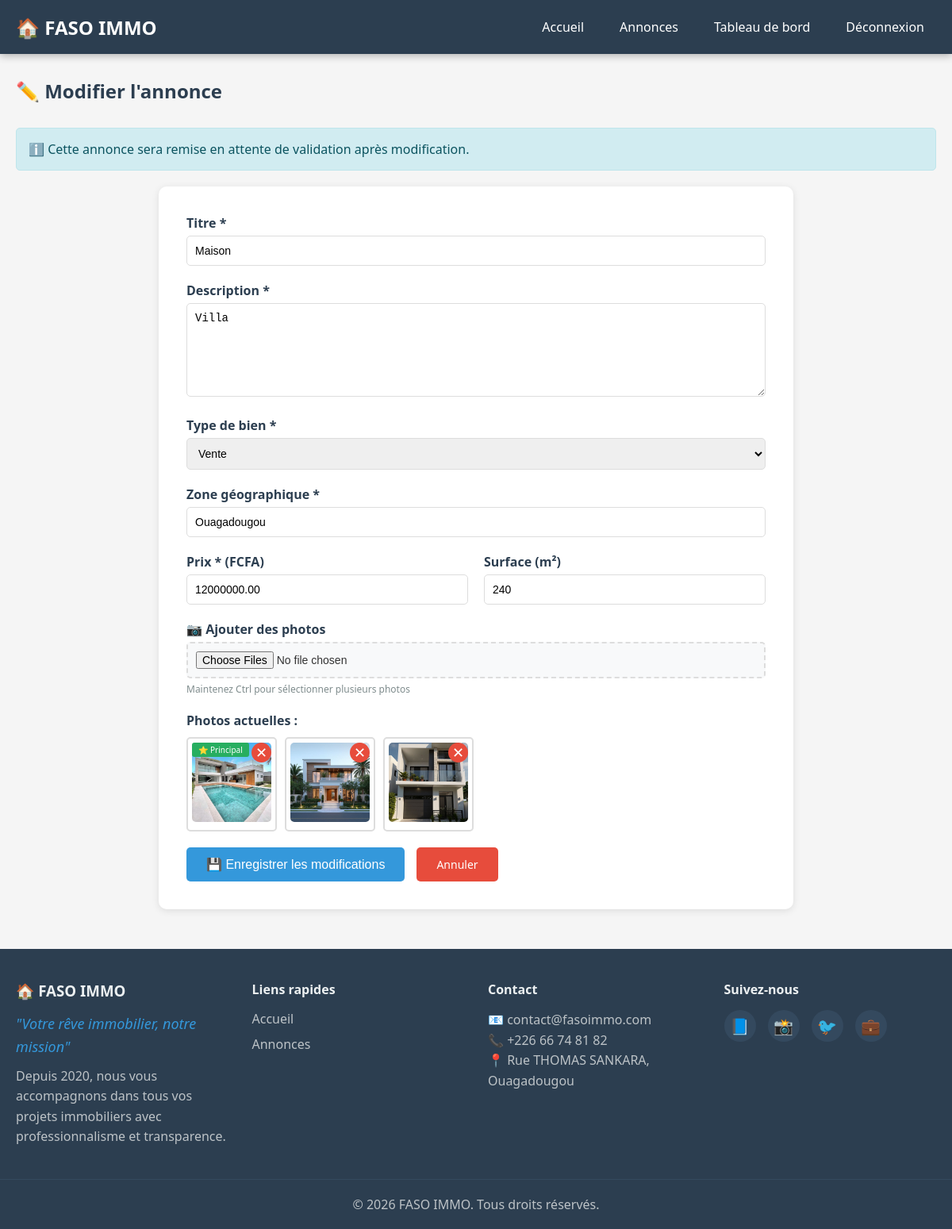
Page /immobilier/public/index.php?route=annonce_edit&id=11 (signed in) on the committed database.
### tables this page shows
CREATE TABLE IF NOT EXISTS `annonces` (
  `id` int(11) NOT NULL AUTO_INCREMENT,
  `bailleur_id` int(11) NOT NULL,
  `titre` varchar(255) NOT NULL,
  `description` text,
  `type_bien` enum('location','vente','bureau','espace_vide') NOT NULL,
  `zone_geographique` varchar(200) NOT NULL,
  `prix` decimal(15,2) NOT NULL,
  `surface` int(11) DEFAULT NULL,
  `statut` enum('attente','publie','retire') DEFAULT 'attente',
  `nb_vues` int(11) DEFAULT '0',
  `date_publication` datetime DEFAULT NULL,
  `created_at` timestamp NULL DEFAULT CURRENT_TIMESTAMP,
  `updated_at` timestamp NULL DEFAULT CURRENT_TIMESTAMP ON UPDATE CURRENT_TIMESTAMP,
  PRIMARY KEY (`id`),
  KEY `bailleur_id` (`bailleur_id`),
  KEY `idx_statut` (`statut`),
  KEY `idx_type_bien` (`type_bien`),
  KEY `idx_zone` (`zone_geographique`),
  KEY `idx_date_publication` (`date_publication`)
);

CREATE TABLE IF NOT EXISTS `photos_annonce` (
  `id` int(11) NOT NULL AUTO_INCREMENT,
  `annonce_id` int(11) NOT NULL,
  `photo_path` varchar(255) NOT NULL,
  `is_principal` tinyint(1) DEFAULT '0',
  `ordre` int(11) DEFAULT '0',
  `created_at` timestamp NULL DEFAULT CURRENT_TIMESTAMP,
  PRIMARY KEY (`id`),
  KEY `idx_annonce` (`annonce_id`),
  KEY `idx_principal` (`is_principal`)
);

### immobilier/app/Controllers/AnnonceController.php (called while the page is built, shortened)
<?php
class AnnonceController extends BaseController {
    private $annonceModel;
    private $photoModel;
    public function __construct() {
        $this->annonceModel = new Annonce();
        $this->photoModel = new Photo();
    }
    public function edit() {
        $id = (int)($_GET['id'] ?? 0);
        $annonce = $this->annonceModel->findById($id);
        $errors = [];
        $formData = [
            'titre' => $annonce['titre'],
            'description' => $annonce['description'],
            'type_bien' => $annonce['type_bien'],
            'zone' => $annonce['zone_geographique'],
            'prix' => $annonce['prix'],
            'surface' => $annonce['surface']
        ];
        $photos = $this->photoModel->getByAnnonce($id);
        $this->render('annonces/edit', [
            'formData' => $formData,
            'errors' => $errors,
            'annonce' => $annonce,
            'photos' => $photos
        ]);
    }
}

### immobilier/app/Config/Database.php (called while the page is built, shortened)
<?php
class Database {
    private static $instance = null;
    private $pdo;
    private function __construct() {
        try {
            $dsn = "mysql:host=" . DB_HOST . ";dbname=" . DB_NAME . ";charset=utf8mb4";
            $this->pdo = new PDO($dsn, DB_USER, DB_PASS);
            $this->pdo->setAttribute(PDO::ATTR_ERRMODE, PDO::ERRMODE_EXCEPTION);
            $this->pdo->setAttribute(PDO::ATTR_DEFAULT_FETCH_MODE, PDO::FETCH_ASSOC);
        } catch(PDOException $e) {
            die("Erreur de connexion à la base de données : " . $e->getMessage());
        }
    }
    public static function getInstance() {
        if (self::$instance === null) {
            self::$instance = new self();
        }
        return self::$instance;
    }
    public function prepare($sql) {
        return $this->pdo->prepare($sql);
    }
}

### immobilier/app/Models/Annonce.php (called while the page is built, shortened)
<?php
class Annonce {
    private $db;
    public function __construct() {
        $this->db = Database::getInstance();
    }
    public function findById($id) {
        $stmt = $this->db->prepare("SELECT a.*, u.nom, u.prenom, u.email, u.telephone
                                    FROM annonces a
                                    JOIN users u ON a.bailleur_id = u.id
                                    WHERE a.id = :id");
        $stmt->execute(['id' => $id]);
        return $stmt->fetch();
    }
}

### immobilier/app/Models/Photo.php (called while the page is built, shortened)
<?php
class Photo {
    private $db;
    public function __construct() {
        $this->db = Database::getInstance();
    }
    public function getByAnnonce($annonceId) {
        $stmt = $this->db->prepare("SELECT * FROM photos_annonce WHERE annonce_id = :annonce_id ORDER BY ordre");
        $stmt->execute(['annonce_id' => $annonceId]);
        return $stmt->fetchAll();
    }
}

### immobilier/app/Views/annonces/edit.php (the view, shortened to what this page needs)
<h2>✏️ Modifier l'annonce</h2>
<?php if (isset($user) && $user && $user['type'] == 'bailleur' && $annonce['statut'] == 'publie'): ?>
    <div class="message info">
        ℹ️ Cette annonce sera remise en attente de validation après modification.
    </div>
<?php endif; ?>
<div class="form-container" style="max-width: 800px;">
    <form method="POST" action="<?php echo APP_URL; ?>/public/index.php?route=annonce_edit&id=<?php echo $annonce['id']; ?>" enctype="multipart/form-data">
        <div class="form-group">
            <label>Titre *</label>
            <input type="text" name="titre" value="<?php echo htmlspecialchars($formData['titre'] ?? ''); ?>" required>
        </div>
        <div class="form-group">
            <label>Description *</label>
            <textarea name="description" rows="6" required><?php echo htmlspecialchars($formData['description'] ?? ''); ?></textarea>
        </div>
        <div class="form-group">
            <label>Type de bien *</label>
            <select name="type_bien" required>
                <option value="vente" <?php echo (isset($formData['type_bien']) && $formData['type_bien'] == 'vente') ? 'selected' : ''; ?>>Vente</option>
            </select>
        </div>
        <div class="form-group">
            <label>Zone géographique *</label>
            <input type="text" name="zone" value="<?php echo htmlspecialchars($formData['zone'] ?? ''); ?>" required>
        </div>
        <div class="form-group" style="display: grid; grid-template-columns: 1fr 1fr; gap: 20px;">
            <div>
                <label>Prix * (FCFA)</label>
                <input type="number" name="prix" step="0.01" value="<?php echo htmlspecialchars($formData['prix'] ?? ''); ?>" required>
            </div>
            <div>
                <label>Surface (m²)</label>
                <input type="number" name="surface" value="<?php echo htmlspecialchars($formData['surface'] ?? ''); ?>">
            </div>
        </div>
        <div class="form-group">
            <label>📷 Ajouter des photos</label>
            <input type="file" name="photos[]" accept="image/*" multiple>
            <small>Maintenez Ctrl pour sélectionner plusieurs photos</small>
        </div>
        <?php if (!empty($photos)): ?>
            <div class="form-group">
                <label>Photos actuelles :</label>
                <div style="display: flex; flex-wrap: wrap; gap: 10px; margin-top: 10px;">
                    <?php foreach ($photos as $photo): ?>
                        <div style="position: relative; border: 2px solid #ddd; border-radius: 5px; padding: 5px; background: white;">
                            <img src="<?php echo APP_URL; ?>/public/uploads/<?php echo htmlspecialchars($photo['photo_path']); ?>"
                                 style="width: 100px; height: 100px; object-fit: cover; border-radius: 5px;">
                            <?php if ($photo['is_principal']): ?>
                                <span style="position: absolute; top: 5px; left: 5px; background: #27ae60; color: white; padding: 2px 8px; border-radius: 3px; font-size: 10px;">⭐ Principal</span>
                            <?php endif; ?>
                            <a href="<?php echo APP_URL; ?>/public/index.php?route=photo_delete&id=<?php echo $photo['id']; ?>&annonce=<?php echo $annonce['id']; ?>"
                               onclick="return confirm('Supprimer cette photo ?')"
                               style="position: absolute; top: 5px; right: 5px; background: #e74c3c; color: white; border-radius: 50%; width: 25px; height: 25px; text-align: center; line-height: 25px; text-decoration: none; font-size: 18px;">✕</a>
                        </div>
                    <?php endforeach; ?>
                </div>
            </div>
        <?php endif; ?>
        <div style="display: flex; gap: 15px; margin-top: 20px;">
            <button type="submit" class="btn-submit">💾 Enregistrer les modifications</button>
            <a href="<?php echo APP_URL; ?>/public/index.php?route=dashboard" class="btn-delete" style="padding: 12px 25px; text-decoration: none;">Annuler</a>
        </div>
    </form>
</div>

### immobilier/public/css/style.css (style rules this page uses)
* { margin: 0; padding: 0; box-sizing: border-box; }
body { font-family: 'Segoe UI', Tahoma, Geneva, Verdana, sans-serif; background-color: #f5f5f5; color: #333; min-height: 100vh; }
h2 { color: #2c3e50; margin-bottom: 30px; }
.btn-favori, .btn-visite, .btn-edit, .btn-delete { display: inline-block; padding: 8px 15px; text-decoration: none; border-radius: 5px; transition: opacity 0.3s; font-size: 14px; border: none; cursor: pointer; }
.btn-delete { background: #e74c3c; color: white; }
.btn-submit { background: #3498db; color: white; border: none; padding: 12px 25px; border-radius: 5px; cursor: pointer; font-size: 16px; transition: background 0.3s; display: inline-block; text-decoration: none; }
.form-container { max-width: 600px; margin: 50px auto; background: white; padding: 35px; border-radius: 10px; box-shadow: 0 2px 10px rgba(0,0,0,0.1); }
.form-group { margin-bottom: 20px; }
.form-group label { display: block; margin-bottom: 5px; font-weight: bold; color: #2c3e50; }
.form-group input, .form-group select, .form-group textarea { width: 100%; padding: 10px; border: 1px solid #ddd; border-radius: 5px; font-size: 14px; transition: border-color 0.3s; }
.form-group textarea { resize: vertical; min-height: 100px; }
.form-group small { color: #7f8c8d; font-size: 12px; display: block; margin-top: 5px; }
.message { padding: 15px; border-radius: 5px; margin-bottom: 20px; }
.message.info { background: #d1ecf1; color: #0c5460; border: 1px solid #bee5eb; }

### immobilier/app/Views/annonces/edit.php (style rules this page uses)
.form-container { background: white; padding: 35px; border-radius: 10px; box-shadow: 0 2px 10px rgba(0,0,0,0.1); margin: 0 auto; }
.form-group { margin-bottom: 20px; }
.form-group label { display: block; margin-bottom: 5px; font-weight: bold; color: #2c3e50; }
.form-group input, .form-group select, .form-group textarea { width: 100%; padding: 10px; border: 1px solid #ddd; border-radius: 5px; font-size: 14px; }
.form-group textarea { resize: vertical; }
.form-group small { color: #7f8c8d; font-size: 12px; display: block; margin-top: 5px; }
.form-group input[type="file"] { padding: 10px; background: #f8f9fa; border: 2px dashed #ddd; cursor: pointer; }
.message.info { background: #d1ecf1; color: #0c5460; border: 1px solid #bee5eb; padding: 15px; border-radius: 5px; margin-bottom: 20px; }

### rows in the picture
annonces: titre "Maison", description "Villa", type_bien "Vente", zone "Ouagadougou", prix "12000000.00", surface "240"
photos_annonce: photo_path (picture), is_principal "⭐ Principal"
photos_annonce: photo_path (picture)
photos_annonce: photo_path (picture)

### other values in the picture
APP_NAME "FASO IMMO"
str_replace(' ', '', APP_NAME) "fasoimmo"
